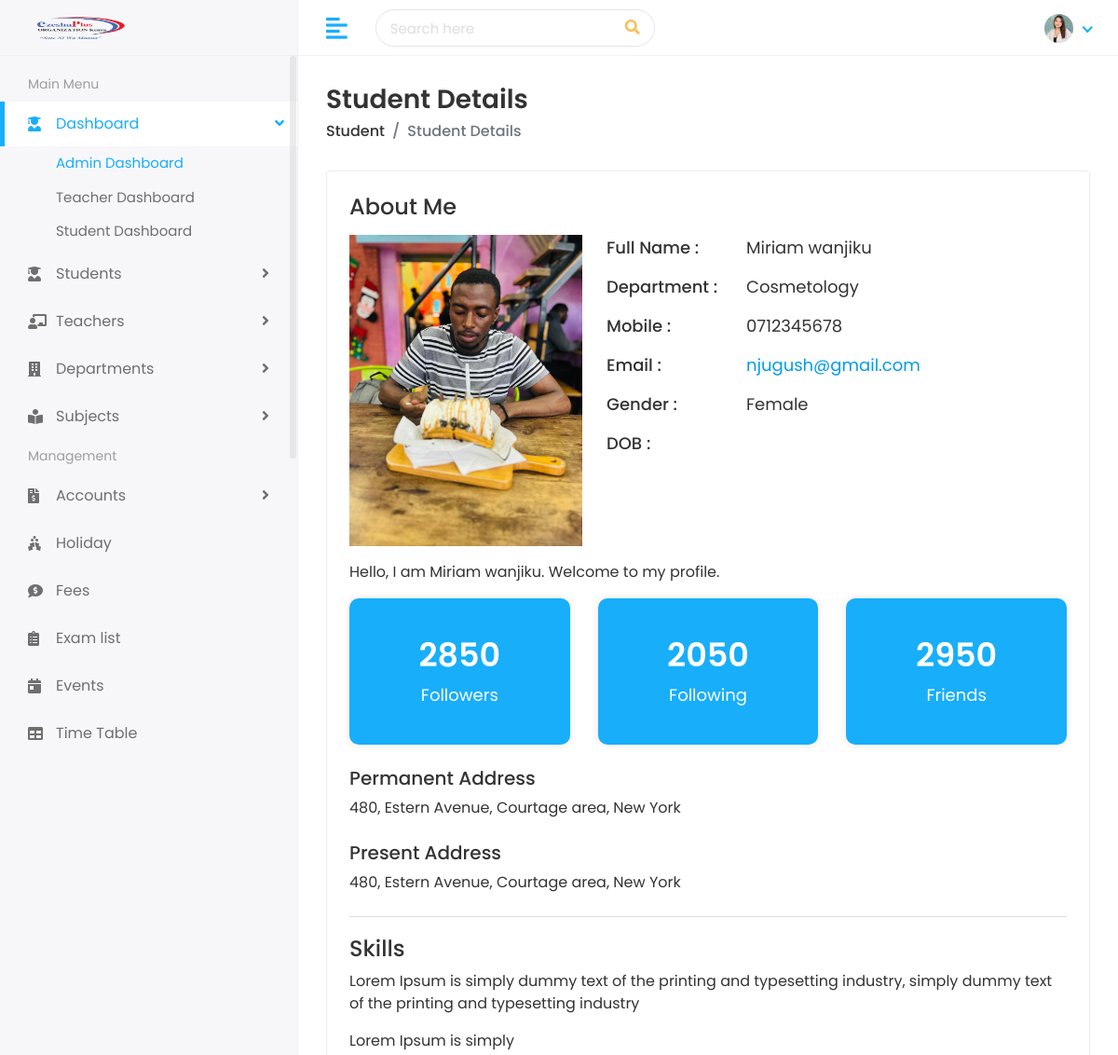
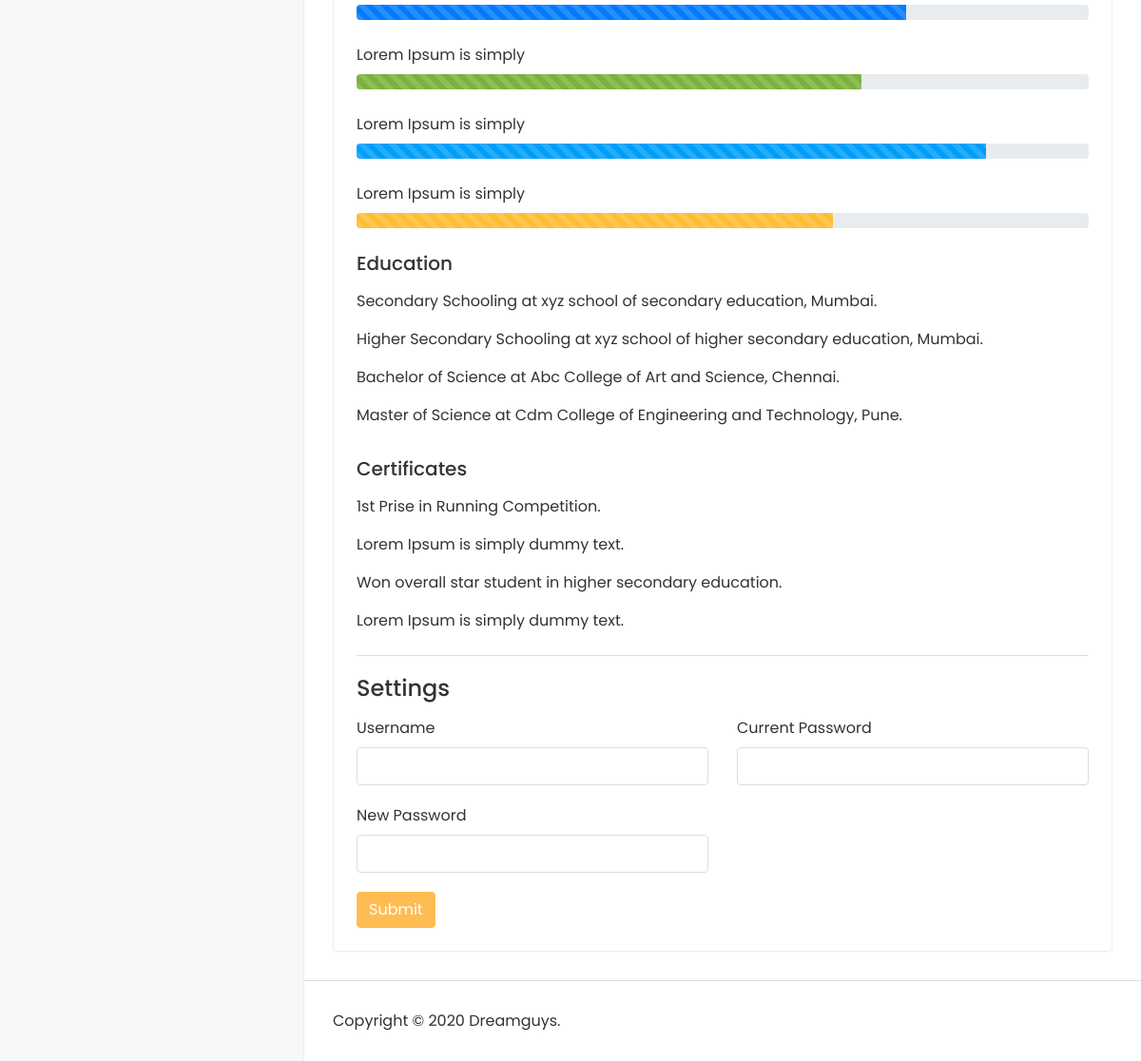
Screenshot of /student/students/098/ with the database file from the repository (2 pictures, top to bottom).
### Home/student/models.py (models this page shows, shortened)
class Student(models.Model):
    GENDER_CHOICES = [
        ('Male', 'Male'),
        ('Female', 'Female'),
        ('Others', 'Others'),
    ]
    first_name = models.CharField(max_length=100)
    last_name = models.CharField(max_length=100)
    student_id = models.CharField(max_length=20, unique=True)
    gender = models.CharField(max_length=10, choices=GENDER_CHOICES)
    date_of_birth = models.DateField()
    student_class = models.CharField(max_length=50)
    religion = models.CharField(max_length=50)
    joining_date = models.DateField()
    mobile_number = models.CharField(max_length=15)
    admission_number = models.CharField(max_length=20)
    section = models.CharField(max_length=10)
    student_image = models.ImageField(upload_to='students/', blank=True)
    parent = models.OneToOneField(Parent, on_delete=models.SET_NULL, null=True, blank=True)
    slug = models.SlugField(max_length=255, unique=True, blank=True)

class Parent(models.Model):
    father_name = models.CharField(max_length=100)
    father_occupation = models.CharField(max_length=100, blank=True)
    father_mobile = models.CharField(max_length=15)
    father_email = models.EmailField(max_length=100)
    mother_name = models.CharField(max_length=100)
    mother_occupation = models.CharField(max_length=100, blank=True)
    mother_mobile = models.CharField(max_length=15)
    mother_email = models.EmailField(max_length=100)
    present_address = models.TextField()
    permanent_address = models.TextField()

### Home/student/views.py (the view)
# urls.py: path('students/<str:student_id>/', views.view_student, name='view_student'),
def view_student(request, student_id):
    student = get_object_or_404(Student, student_id=student_id)
    context = {'student': student}
    return render(request, "students/student-details.html", context)

### Home/templates/students/student-details.html (shortened to what this page needs)
{% extends "Home/base.html" %}
{% load static %}
{% block body %}
<div class="page-wrapper">
<div class="content container-fluid">
<div class="page-header">
<div class="row">
<div class="col-sm-12">
<h3 class="page-title">Student Details</h3>
<ul class="breadcrumb">
<li class="breadcrumb-item"><a href="/student">Student</a></li>
<li class="breadcrumb-item active">Student Details</li>
</ul>
</div>
</div>
</div>
<div class="card">
<div class="card-body">
<div class="row">
<div class="col-md-12">
<div class="about-info">
<h4>About Me</h4>
<div class="media mt-3">
<img src="{{student.student_image.url}}" class="mr-3" alt="...">
<div class="media-body">
<ul>
<li>
<span class="title-span">Full Name : </span>
<span class="info-span">{{ student.first_name }} {{ student.last_name }}
</span>
</li>
<li>
<span class="title-span">Department : </span>
<span class="info-span">{{ student.section }}</span>
</li>
<li>
<span class="title-span">Mobile : </span>
<span class="info-span">{{ student.mobile_number }}</span>
</li>
<li>
<span class="title-span">Email : </span>
<span class="info-span"><a href="mailto:{{ student.parent.father_email }}">{{ student.parent.father_email }}</a>
</span>
</li>
<li>
<span class="title-span">Gender : </span>
<span class="info-span">{{ student.gender }}</span>
</li>
<li>
<span class="title-span">DOB : </span>
</li>
</ul>
</div>
</div>
<div class="row mt-3">
<div class="col-md-12">
<p>Hello, I am {{ student.first_name }} {{ student.last_name }}. Welcome to my profile.</p>
</div>
</div>
<div class="row follow-sec">
<div class="col-md-4 mb-3">
<div class="blue-box">
<h3>2850</h3>
<p>Followers</p>
</div>
</div>
<div class="col-md-4 mb-3">
<div class="blue-box">
<h3>2050</h3>
<p>Following</p>
</div>
</div>
<div class="col-md-4 mb-3">
<div class="blue-box">
<h3>2950</h3>
<p>Friends</p>
</div>
</div>
</div>
<div class="row mt-2">
<div class="col-md-12">
<h5>Permanent Address</h5>
<p>480, Estern Avenue, Courtage area, New York</p>
</div>
</div>
<div class="row mt-2">
<div class="col-md-12">
<h5>Present Address</h5>
<p>480, Estern Avenue, Courtage area, New York</p>
</div>
</div>
</div>
</div>
</div>
<div class="row mt-2">
<div class="col-md-12">
<div class="skill-info">
<h4>Skills</h4>
<p>Lorem Ipsum is simply dummy text of the printing and typesetting industry, simply dummy text of the printing and typesetting industry</p>
<ul>
<li>
<label>Lorem Ipsum is simply</label>
<div class="progress">
<div class="progress-bar progress-bar-striped progress-bar-animated" role="progressbar" aria-valuenow="75" aria-valuemin="0" aria-valuemax="100" style="width: 75%"></div>
</div>
</li>
<li>
<label>Lorem Ipsum is simply</label>
<div class="progress">
<div class="progress-bar progress-bar-striped progress-bar-animated bg-success" role="progressbar" aria-valuenow="69" aria-valuemin="0" aria-valuemax="100" style="width: 69%"></div>
</div>
</li>
<li>
<label>Lorem Ipsum is simply</label>
<div class="progress">
<div class="progress-bar progress-bar-striped progress-bar-animated bg-info" role="progressbar" aria-valuenow="86" aria-valuemin="0" aria-valuemax="100" style="width: 86%"></div>
</div>
</li>
<li>
 <label>Lorem Ipsum is simply</label>
<div class="progress">
<div class="progress-bar progress-bar-striped progress-bar-animated bg-warning" role="progressbar" aria-valuenow="65" aria-valuemin="0" aria-valuemax="100" style="width: 65%"></div>
</div>
</li>
</ul>
<div class="row mt-3">
<div class="col-md-12">
<h5>Education</h5>
<p class="mt-3">Secondary Schooling at xyz school of secondary education, Mumbai.</p>
<p>Higher Secondary Schooling at xyz school of higher secondary education, Mumbai.</p>
<p>Bachelor of Science at Abc College of Art and Science, Chennai.</p>
<p>Master of Science at Cdm College of Engineering and Technology, Pune.</p>
</div>
</div>
<div class="row mt-3">
<div class="col-md-12">
<h5>Certificates</h5>
<p class="mt-3">1st Prise in Running Competition.</p>
<p>Lorem Ipsum is simply dummy text.</p>
<p>Won overall star student in higher secondary education.</p>
<p>Lorem Ipsum is simply dummy text.</p>
</div>
</div>
</div>
</div>
</div>
<div class="row mt-2">
<div class="col-md-12">
<div class="skill-info">
<h4>Settings</h4>
<form>
<div class="row mt-3">
<div class="col-12 col-sm-6">
<div class="form-group">
<label>Username</label>
<input type="text" class="form-control">
</div>
</div>
<div class="col-12 col-sm-6">
<div class="form-group">
<label>Current Password</label>
<input type="password" class="form-control">
</div>
</div>
<div class="col-12 col-sm-6">
<div class="form-group">
<label>New Password</label>
<input type="password" class="form-control">
</div>
</div>
<div class="col-12">
<button type="submit" class="btn btn-primary">Submit</button>
</div>
</div>
</form>
</div>
</div>
</div>
</div>
</div>
</div>
<footer>
<p>Copyright © 2020 Dreamguys.</p>
</footer>
</div>
</div>
</body>
</html>
{% endblock %}

### Home/templates/Home/base.html (shortened to what this page needs)
{% load static %}
<!DOCTYPE html>
<html lang="en">
<head>
  <link rel="stylesheet" href="{% static 'assets/plugins/bootstrap/css/bootstrap.min.css' %}">
  <link rel="stylesheet" href="{% static 'assets/plugins/fontawesome/css/fontawesome.min.css' %}">
  <link rel="stylesheet" href="{% static 'assets/plugins/fontawesome/css/all.min.css' %}">
  <link rel="stylesheet" href="{% static 'assets/css/style.css' %}">
</head>
<body>
  <div class="main-wrapper">
    <div class="header">
      <div class="header-left">
        <a href="index.html" class="logo">
          <img src="{% static 'assets/img/logo1.png' %}" alt="Logo" style="width:140px; height:auto;">
        </a>
      </div>
      <a href="javascript:void(0);" id="toggle_btn">
        <i class="fas fa-align-left"></i>
      </a>
      <div class="top-nav-search">
        <form>
          <input type="text" class="form-control" placeholder="Search here">
          <button class="btn" type="submit"><i class="fas fa-search"></i></button>
        </form>
      </div>
  <ul class="nav user-menu">
  <li class="nav-item dropdown has-arrow">
    <a href="#" class="dropdown-toggle nav-link" data-toggle="dropdown">
      <span class="user-img">
        {% if request.user.is_authenticated and request.user.profile_image %}
          <img class="rounded-circle"
               src="{{ request.user.profile_image.url }}"
               width="31"
               alt="{{ request.user.username }}">
        {% elif request.user.is_authenticated %}
          <img class="rounded-circle"
               src="{% static 'assets/img/profiles/avatar-01.jpg' %}"
               width="31"
               alt="{{ request.user.username }}">
        {% else %}
          <img class="rounded-circle"
               src="{% static 'assets/img/profiles/avatar-01.jpg' %}"
               width="31"
               alt="Guest">
        {% endif %}
      </span>
    </a>
  </li>
</ul>
    </div>
    <div class="sidebar" id="sidebar">
      <div class="sidebar-inner slimscroll">
        <div id="sidebar-menu" class="sidebar-menu">
          <ul>
            <li class="menu-title">
              <span>Main Menu</span>
            </li>
            <li class="submenu active">
              <a href="#"><i class="fas fa-user-graduate"></i> <span> Dashboard</span> <span class="menu-arrow"></span></a>
              <ul>
                <li><a href="index.html" class="active">Admin Dashboard</a></li>
                <li><a href="teacher-dashboard.html">Teacher Dashboard</a></li>
                <li><a href="student-dashboard.html">Student Dashboard</a></li>
              </ul>
            </li>
            <li class="submenu">
              <a href="#"><i class="fas fa-user-graduate"></i> <span> Students</span> <span class="menu-arrow"></span></a>
            </li>
            <li class="submenu">
              <a href="#"><i class="fas fa-chalkboard-teacher"></i> <span> Teachers</span> <span class="menu-arrow"></span></a>
            </li>
            <li class="submenu">
              <a href="#"><i class="fas fa-building"></i> <span> Departments</span> <span class="menu-arrow"></span></a>
            </li>
            <li class="submenu">
              <a href="#"><i class="fas fa-book-reader"></i> <span> Subjects</span> <span class="menu-arrow"></span></a>
            </li>
            <li class="menu-title">
              <span>Management</span>
            </li>
            <li class="submenu">
              <a href="#"><i class="fas fa-file-invoice-dollar"></i> <span> Accounts</span> <span class="menu-arrow"></span></a>
            </li>
            <li>
              <a href="holiday.html"><i class="fas fa-holly-berry"></i> <span>Holiday</span></a>
            </li>
            <li>
              <a href="fees.html"><i class="fas fa-comment-dollar"></i> <span>Fees</span></a>
            </li>
            <li>
              <a href="exam.html"><i class="fas fa-clipboard-list"></i> <span>Exam list</span></a>
            </li>
            <li>
              <a href="event.html"><i class="fas fa-calendar-day"></i> <span>Events</span></a>
            </li>
            <li>
              <a href="time-table.html"><i class="fas fa-table"></i> <span>Time Table</span></a>
            </li>
          </ul>
        </div>
      </div>
    </div>
    {% block body %}
    {% endblock %}

### rows the page displays
Student: student_image (picture), first_name "Miriam", last_name "wanjiku", section "Cosmetology", mobile_number "0712345678", parent.father_email "njugush@gmail.com", gender "Female"
